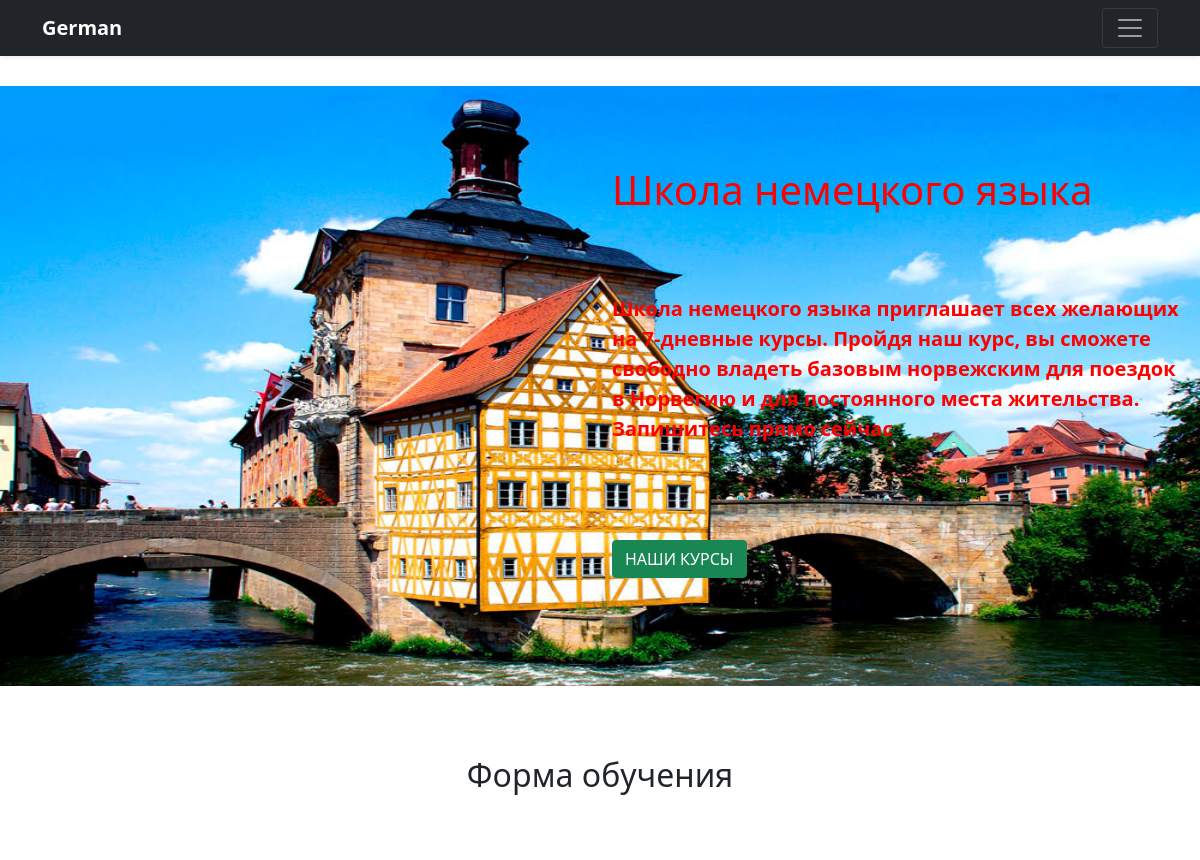
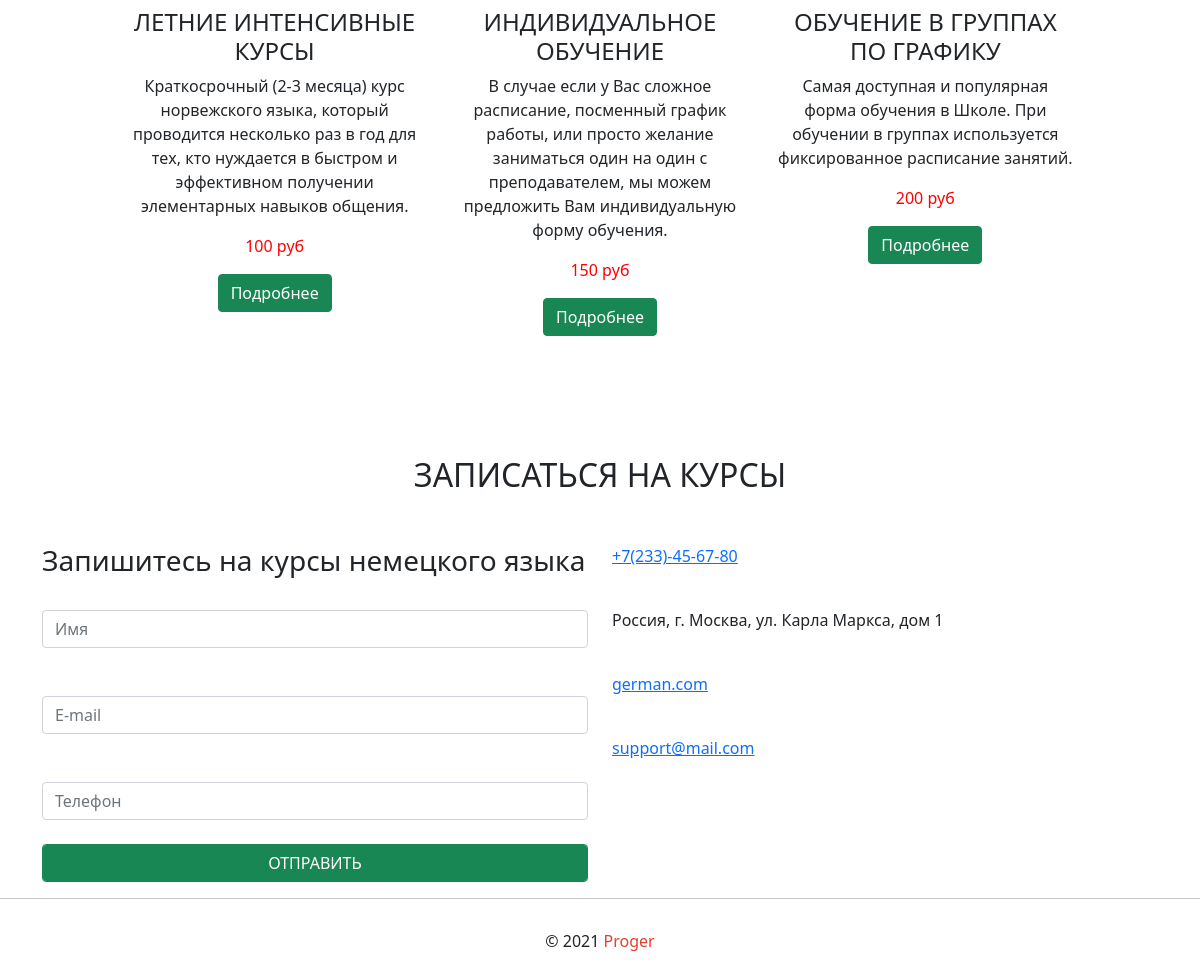
The page / on the database its author committed (2 pictures, top to bottom).
### tables this page shows
CREATE TABLE `courses` (
  `id` int(11) NOT NULL,
  `little_title` varchar(200) NOT NULL,
  `title` varchar(200) NOT NULL,
  `little_desc` text NOT NULL,
  `price` float NOT NULL,
  `image` varchar(200) NOT NULL,
  `description` text NOT NULL,
  `header_image` varchar(100) NOT NULL,
  `header_title` varchar(100) NOT NULL,
  `header_button` varchar(100) NOT NULL,
  `button` varchar(100) NOT NULL,
  `human_image` varchar(100) NOT NULL,
  `role` varchar(100) NOT NULL,
  `human_desc` text NOT NULL,
  `fio` varchar(100) NOT NULL,
  `text_after_desc` varchar(250) NOT NULL
);

### required/functions.php (called while the page is built, shortened)
<?php
require_once 'db.php';
function createRsArray($rs)
{
    $rsArray = array();
    while($row = mysqli_fetch_assoc($rs)){
        $rsArray[] = $row;
    }
    return $rsArray;
}
function getAllCourses()
{
    global $db;
    $sql = "SELECT * FROM courses";
    $rs = mysqli_query($db, $sql);
    return createRsArray($rs);
}

### index.php (the view, shortened to what this page needs)
<?php include_once 'required/header.php'; ?>
	<div class="main">
		<div class="container-fluid bg-image-header">
        <div class="row header-text">
        <div class="col-6">
        </div>
          <div class="col-6">
            <h1 style="margin-top: 80px">Школа немецкого языка</h1>
            <p style="margin-top: 80px">Школа немецкого языка приглашает всех желающих на 7-дневные курсы. Пройдя наш курс, вы сможете свободно владеть базовым норвежским для поездок в Норвегию и для постоянного места жительства. Запишитесь прямо сейчас</p>
            <a href="courses.php" class="btn btn-success" type="submit" style="margin-top: 80px">НАШИ КУРСЫ</a>
          </div>
        </div>
    </div>
    <div class="container">
      <div class="row text-form-index">
      <h2 style="margin-bottom: 50px">Форма обучения</h2><br>
      <?php foreach ($getAllCourses as $item): ?>
        <div class="col-4">
            <h4><?=$item['little_title']?></h4>
            <p><?=$item['little_desc']?></p>
            <p style="color: red"><?=$item['price']?> руб</p>
            <a href="courses.php" class="btn btn-success">Подробнее</a>
        </div>
      <?php endforeach; ?>
      </div>
    </div>
    <div class="container">
      <div class="row">
      <h2 style="text-align: center; margin: 50px 0px">ЗАПИСАТЬСЯ НА КУРСЫ</h2>
        <div class="col-6">
          <h3>Запишитесь на курсы немецкого языка</h3>
          <form action="verification.php" method="POST">
          <input type="text" name="name" id="name" class="form-control" placeholder="Имя"><br>
          <input type="email" name="email" id="email" class="form-control" placeholder="E-mail"><br>
          <input type="tel" name="phone" id="phone" class="form-control" placeholder="Телефон"><br>
          <input type="submit" name="recording" class=" form-control btn btn-success" value="ОТПРАВИТЬ"><br>
          </form>
        </div>
        <div class="col-6">
          <p><a href="#">+7(233)-45-67-80</a></p><br>
          <p>Россия, г. Москва, ул. Карла Маркса, дом 1</p><br>
          <p><a href="#">german.com</a></p><br>
          <p><a href="#">support@mail.com</a></p><br>
        </div>
      </div>
    </div>
	</div>
<?php include_once 'required/footer.php'; ?>

### css/style.css (style rules this page uses)
.bg-image-header { margin-top: 30px; background: url(../images/germany1.jpg) 0 0/100% 100% no-repeat; font-weight: bold; color: red; font-size: 20px; width: 100%; height: 600px; }
.text-form-index { margin: 70px; text-align: center; }

### rows shown on the page
courses: little_title "ЛЕТНИЕ ИНТЕНСИВНЫЕ КУРСЫ", little_desc "Краткосрочный (2-3 месяца) курс норвежского языка, который проводится несколько раз в год для тех, кто нуждается в быстром и эффективном получении элементарных навыков общения.", price "100"
courses: little_title "ИНДИВИДУАЛЬНОЕ ОБУЧЕНИЕ", little_desc "В случае если у Вас сложное расписание, посменный график работы, или просто желание заниматься один на один с преподавателем, мы можем предложить Вам индивидуальную форму обучения.", price "150"
courses: little_title "ОБУЧЕНИЕ В ГРУППАХ ПО ГРАФИКУ", little_desc "Самая доступная и популярная форма обучения в Школе. При обучении в группах используется фиксированное расписание занятий.", price "200"
